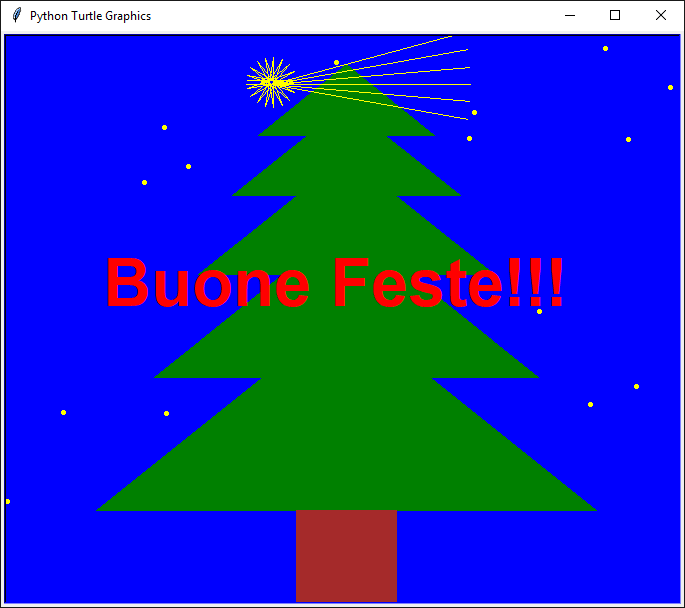

Here is the Python script that generated this plot:
# File grafico di esempio dalle lezioni del 2018/19

import turtle as T
import random

def triangolo(y, base, altezza):
    T.begin_fill()
    T.up()
    T.color('green')
    T.setposition(0,y)
    T.down()
    T.setposition(base/2,y)
    T.setposition(0,y + altezza)
    T.setposition(-base/2,y)
    T.setposition(0,y)
    T.up()
    T.end_fill()

H = T.window_height()
B = T.window_width()

c = 100

T.speed(5)
T.hideturtle()
T.bgcolor('blue')

# Disegna un po' di stelle a caso
T.color('yellow')
for i in range(20):
    T.up()
    T.setposition(random.randrange(-B//2, B//2),
                  random.randrange(-H//2+c, H//2))
    T.dot()
    T.down()

# Disegna l'albero
y = -H/2 + c
b = 500
a = 200
while y < H/2 - c:
    triangolo(y, b, a)
    y += a/1.5
    b /= 1.3
    a /= 1.3

# Disegna il tronco
T.color("brown")
T.begin_fill()
T.setposition(-c//2, -H//2)
T.down()
T.setposition(c//2, -H//2)
T.setposition(c//2, c-H//2)
T.setposition(-c//2, c-H//2)
T.setposition(-c//2, -H//2)
T.end_fill()

# Disegna la cometa
T.color("yellow")
T.begin_poly()
T.up()
T.setposition(-c, H//2-c/2)
T.down()
for i in range(19):
    T.forward(c//2)
    T.left(170)
T.end_poly()

# coda della cometa
T.begin_poly()
for i in range(15, -15, -5):
    T.up()
    T.setposition(-c//2-c//4, H//2-c/2)
    T.down()
    T.setheading(i)
    T.forward(2*c)
T.end_poly()

# Scritta!
T.color("red")
T.up()
T.setposition(-B//2 + 100, 0)
T.write("Buone Feste!!!", font=('Arial', 50, 'bold'))

T.done()
